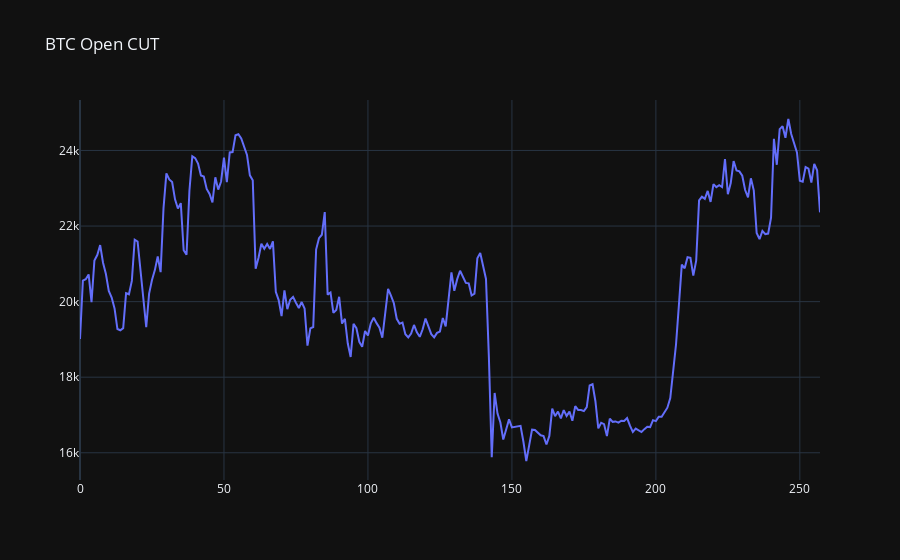

This figure's notebook cell:
### Code cell
# limits data to a subset
# train set: TRAIN_FROM ---- CONNECTION_POINT_1 + CONNECTION_POINT_2 --- TRAIN_TO (repeated 4x)
# test set: TRAIN_TO ---- end
TRAIN_FROM = 1400    # 5.3 was 850
TRAIN_TO = 1659      # 5.3 was 1535 
TEST_FROM = 1530     # 5.3 was TRAIN_TO

BB_LENGHT = 20
CONNECTION_POINT_1 = 1420 # 5.3 was 867
CONNECTION_POINT_2 = 1421 # 5.3 was 1362

df_btc_temp = df_price_data.loc[df_price_data['Coin'] == 'BTC-USD',:]
df_btc_cut = pd.concat([df_btc_temp.iloc[TRAIN_FROM:CONNECTION_POINT_1],df_btc_temp.iloc[CONNECTION_POINT_2:TRAIN_TO]], ignore_index=True)

# viz
fig = go.Figure()
fig.add_trace(go.Scatter(
    y = df_btc_cut['Open'], 
    name='Open'))

fig.update_layout(title_text= 'BTC Open CUT')
fig.update_layout(template="plotly_dark")
fig.show()

### Figure 1 — Plotly figure (JSON) as saved in the notebook; plotly's stock layout.template omitted (floating-point values rounded to 4 significant figures; data arrays with more than 128 entries replaced by an {"elided": "..."} marker saying what was removed)
{"data": [{"name": "Open", "type": "scatter", "y": {"elided": "258 float values"}}], "layout": {"title": {"text": "BTC Open CUT"}}}
